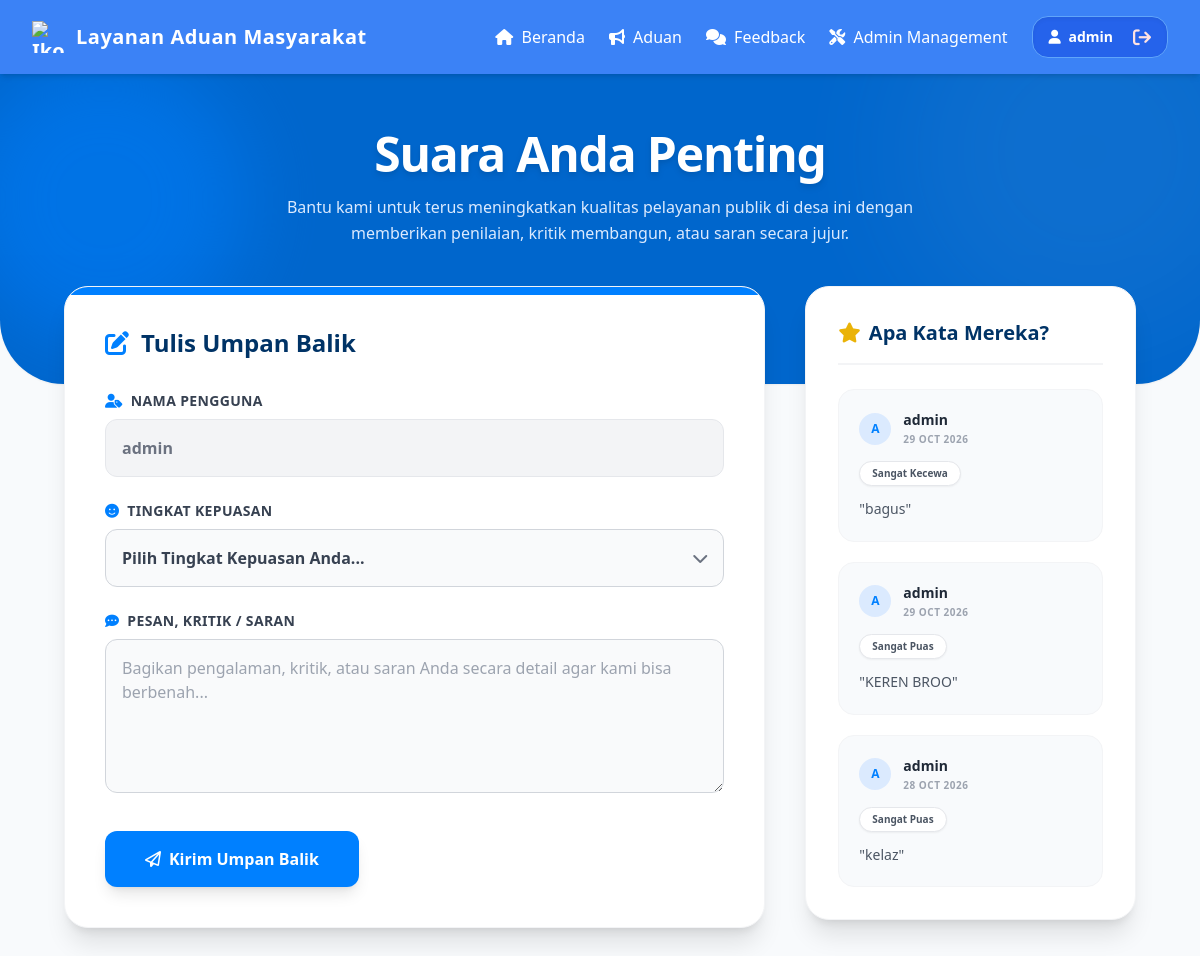
The app's page /feedback.php (signed in) with its own data.
### tables this page shows
CREATE TABLE `feedback` (
  `id` int(11) NOT NULL,
  `nama` varchar(100) DEFAULT NULL,
  `kategori` varchar(50) DEFAULT NULL,
  `isi` text DEFAULT NULL,
  `waktu` datetime DEFAULT current_timestamp()
);

### feedback.php (the view, shortened to what this page needs)
<?php
require 'koneksi.php';
$feedbacks = mysqli_query($conn, "SELECT * FROM feedback ORDER BY id DESC LIMIT 6");
$total_feedbacks = mysqli_num_rows($feedbacks);
?>
<!DOCTYPE html>
<html lang="id">
<head>
    <script src="https://cdn.tailwindcss.com"></script>
    <link rel="stylesheet" href="https://cdnjs.cloudflare.com/ajax/libs/font-awesome/6.5.1/css/all.min.css">
</head>
<body class="bg-[#f8fafc] font-sans text-gray-800 relative overflow-x-hidden">
    <div class="absolute top-0 left-0 w-full h-96 bg-[#0066cc] z-0 overflow-hidden rounded-b-[4rem] shadow-sm">
        <div class="absolute w-96 h-96 bg-white opacity-5 rounded-full -top-10 -right-20 blur-3xl"></div>
        <div class="absolute w-72 h-72 bg-[#0080ff] opacity-50 rounded-full bottom-10 -left-10 blur-2xl"></div>
    </div>
    <div class="relative z-10">
        <?php include 'nav.php'; ?>
        <div class="container mx-auto p-6 md:p-10 max-w-6xl mt-4">
            <div class="text-center mb-10">
                <h1 class="text-3xl md:text-5xl font-extrabold text-white mb-4 tracking-tight drop-shadow-md">Suara Anda Penting</h1>
                <p class="text-blue-100 font-medium max-w-2xl mx-auto leading-relaxed">Bantu kami untuk terus meningkatkan kualitas pelayanan publik di desa ini dengan memberikan penilaian, kritik membangun, atau saran secara jujur.</p>
            </div>
            <div class="grid grid-cols-1 lg:grid-cols-3 gap-10">
                <div class="lg:col-span-2">
                    <form method="POST" action="" class="bg-white p-8 md:p-10 rounded-3xl shadow-xl border border-gray-100 relative overflow-hidden">
                        <div class="absolute top-0 left-0 w-full h-2 bg-[#0080ff]"></div>
                        <h2 class="text-2xl font-extrabold text-[#003366] mb-8 flex items-center gap-3"><i class="fa-solid fa-pen-to-square text-[#0080ff]"></i> Tulis Umpan Balik</h2>
                        <div class="mb-6">
                            <label class="block text-sm font-extrabold text-gray-700 mb-2 uppercase tracking-wide"><i class="fa-solid fa-user-tag text-[#0080ff] mr-2"></i>Nama Pengguna</label>
                            <input type="text" name="nama" value="<?php echo htmlspecialchars($_SESSION['username']); ?>" class="w-full bg-gray-100 border border-gray-200 p-4 rounded-xl text-gray-500 font-bold cursor-not-allowed focus:outline-none" required readonly>
                        </div>
                        <div class="mb-6">
                            <label class="block text-sm font-extrabold text-gray-700 mb-2 uppercase tracking-wide"><i class="fa-solid fa-face-smile text-[#0080ff] mr-2"></i>Tingkat Kepuasan</label>
                            <div class="relative">
                                <select name="kategori" class="w-full bg-gray-50 border border-gray-300 p-4 rounded-xl focus:ring-4 focus:ring-blue-100 focus:border-[#0080ff] focus:outline-none cursor-pointer font-bold text-gray-700 appearance-none" required>
                                    <option value="" disabled selected>Pilih Tingkat Kepuasan Anda...</option>
                                </select>
                                <div class="pointer-events-none absolute inset-y-0 right-0 flex items-center px-4 text-gray-500">
                                </div>
                            </div>
                        </div>
                        <div class="mb-8">
                            <label class="block text-sm font-extrabold text-gray-700 mb-2 uppercase tracking-wide"><i class="fa-solid fa-comment-dots text-[#0080ff] mr-2"></i>Pesan, Kritik / Saran</label>
                            <textarea name="isi" rows="5" placeholder="Bagikan pengalaman, kritik, atau saran Anda secara detail agar kami bisa berbenah..." class="w-full bg-gray-50 border border-gray-300 p-4 rounded-xl focus:ring-4 focus:ring-blue-100 focus:border-[#0080ff] focus:outline-none font-medium text-gray-700 transition" required></textarea>
                        </div>
                        <button type="submit" name="kirim_feedback" class="w-full md:w-auto bg-[#0080ff] hover:bg-blue-600 text-white font-extrabold py-4 px-10 rounded-xl shadow-lg transition transform hover:-translate-y-1 hover:shadow-xl flex justify-center items-center gap-2">
                            <i class="fa-regular fa-paper-plane"></i> Kirim Umpan Balik
                        </button>
                    </form>
                </div>
                <div class="lg:col-span-1">
                    <div class="bg-white p-8 rounded-3xl shadow-xl border border-gray-100">
                        <h2 class="font-extrabold text-xl text-[#003366] mb-6 flex items-center gap-2 border-b-2 border-gray-100 pb-4">
                            <i class="fa-solid fa-star text-yellow-500"></i> Apa Kata Mereka?
                        </h2>
                        <div class="flex flex-col gap-5">
                            <?php if($total_feedbacks == 0): ?>
                                <div class="text-center py-10 text-gray-400">
                                    <i class="fa-solid fa-comment-slash text-4xl mb-3 opacity-50"></i>
                                    <p class="font-bold text-sm">Belum ada umpan balik yang diberikan.</p>
                                </div>
                            <?php else: ?>
                                <?php while($f = mysqli_fetch_assoc($feedbacks)): ?>
                                <div class="border border-gray-100 rounded-2xl p-5 bg-[#f8fafc] hover:bg-white hover:shadow-md hover:border-blue-200 transition duration-300 group">
                                    <div class="flex justify-between items-start mb-3">
                                        <div class="flex items-center gap-3">
                                            <div class="w-8 h-8 rounded-full bg-blue-100 text-[#0080ff] flex items-center justify-center font-black text-xs">
                                                <?php echo strtoupper(substr($f['nama'], 0, 1)); ?>
                                            </div>
                                            <div>
                                                <div class="font-extrabold text-gray-800 text-sm group-hover:text-[#0080ff] transition"><?php echo htmlspecialchars($f['nama']); ?></div>
                                                <div class="text-[10px] text-gray-400 font-bold uppercase tracking-wider mt-0.5"><?php echo date('d M Y', strtotime($f['waktu'])); ?></div>
                                            </div>
                                        </div>
                                    </div>
                                    <span class="bg-white border border-gray-200 rounded-full px-3 py-1 text-[10px] font-extrabold text-gray-600 shadow-sm inline-block mb-3">
                                        <?php echo htmlspecialchars($f['kategori']); ?>
                                    </span>
                                    <p class="text-sm text-gray-600 leading-relaxed font-medium">"<?php echo htmlspecialchars($f['isi']); ?>"</p>
                                </div>
                                <?php endwhile; ?>
                            <?php endif; ?>
                        </div>
                    </div>
                </div>
            </div>
        </div>
    </div>
</body>
</html>

### nav.php (shortened to what this page needs)
<?php
$role = isset($_SESSION['role']) ? $_SESSION['role'] : '';
?>
<link rel="stylesheet" href="https://cdnjs.cloudflare.com/ajax/libs/font-awesome/6.5.1/css/all.min.css">
<nav class="bg-blue-500 text-white p-4 flex justify-between items-center shadow-md">
    <div class="flex items-center gap-3 font-bold text-xl ml-4">
        <img src="assets/icon-megaphone.png" alt="Ikon Aduan" class="h-8 w-8 object-contain">
        <span class="tracking-wide">Layanan Aduan Masyarakat</span>
    </div>
    <div class="flex gap-6 items-center mr-4">
        <a href="beranda.php" class="hover:text-blue-200 transition"><i class="fa-solid fa-house mr-1"></i> Beranda</a>
        <a href="aduan.php" class="hover:text-blue-200 transition"><i class="fa-solid fa-bullhorn mr-1"></i> Aduan</a>
        <a href="feedback.php" class="hover:text-blue-200 transition"><i class="fa-solid fa-comments mr-1"></i> Feedback</a>
        <?php if($role === 'admin'): ?>
            <a href="admin.php" class="hover:text-blue-200 transition"><i class="fa-solid fa-screwdriver-wrench mr-1"></i> Admin Management</a>
        <?php endif; ?>
        <div class="flex items-center gap-3 bg-blue-600 border border-blue-400 px-4 py-1.5 rounded-2xl shadow-inner">
            <span class="text-sm font-semibold"><i class="fa-solid fa-user mr-1"></i> <?php echo htmlspecialchars($_SESSION['username']); ?></span>
            <a href="logout.php" class="text-red-100 hover:text-red-300 transition ml-2 text-lg">
                <i class="fa-solid fa-arrow-right-from-bracket"></i>
            </a>
        </div>
    </div>
</nav>

### nav.php (style rules this page uses)
body { -webkit-user-select: none; -moz-user-select: none; -ms-user-select: none; user-select: none; }
input, textarea, select { -webkit-user-select: text; -moz-user-select: text; -ms-user-select: text; user-select: text; }

### records on screen
feedback: nama "A", nama "admin", waktu "29 OCT 2026", kategori "Sangat Kecewa", isi "bagus"
feedback: nama "A", nama "admin", waktu "29 OCT 2026", kategori "Sangat Puas", isi "KEREN BROO"
feedback: nama "A", nama "admin", waktu "28 OCT 2026", kategori "Sangat Puas", isi "kelaz"

### other values on screen
$_SESSION['username'] "admin"
